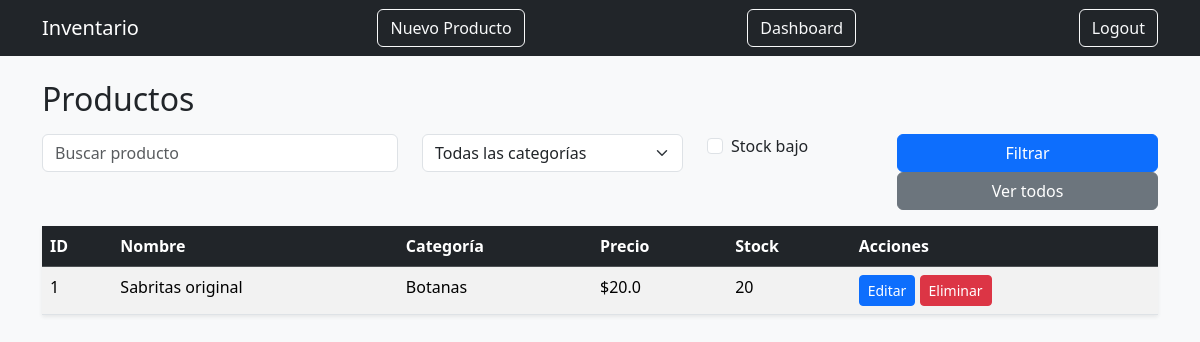
Before: /inventario (signed in) with the older database file.
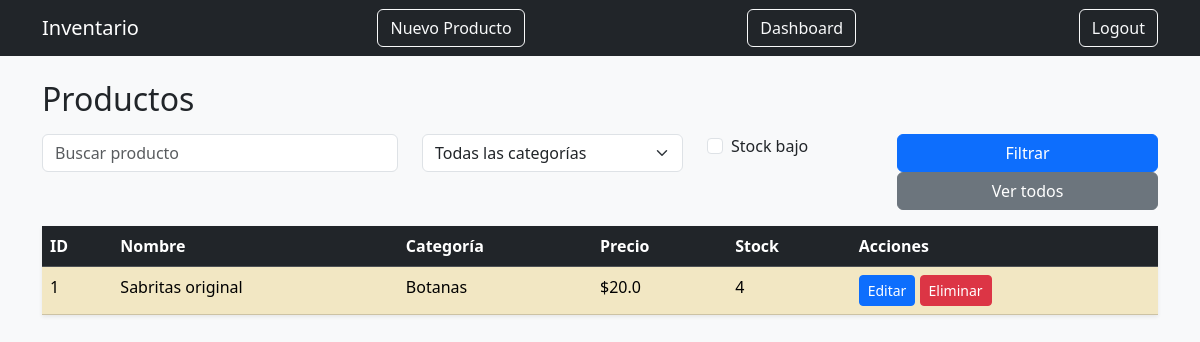
After: the same page with the newer database file.
### models.py (models this page shows)
class Producto(db.Model):
    id = db.Column(db.Integer, primary_key=True)
    nombre = db.Column(db.String(100), nullable=False)
    precio = db.Column(db.Float, nullable=False)
    cantidad = db.Column(db.Integer, nullable=False)
    descripcion = db.Column(db.String(200), nullable=True)
    categoria_id = db.Column(db.Integer, db.ForeignKey("categoria.id"), nullable=False)

class Categoria(db.Model):
    id = db.Column(db.Integer, primary_key=True)
    nombre = db.Column(db.String(100), nullable=False)
    productos = db.relationship("Producto", backref="categoria", lazy=True)

### app.py (the view)
@app.route("/inventario")
@login_required
def inventario():
    busqueda = request.args.get("busqueda")
    categoria_id = request.args.get("categoria")
    stock_bajo = request.args.get("stock_bajo")
    query = Producto.query
    if busqueda:
        query = query.filter(Producto.nombre.contains(busqueda))
    if categoria_id:
        query = query.filter(Producto.categoria_id == categoria_id)
    if stock_bajo:
        query = query.filter(Producto.cantidad < 5)
    productos = query.all()
    categorias = Categoria.query.all()
    return render_template("productos/listar.html", productos=productos, categorias=categorias)

### app.py (called while the page is built)
@login_manager.user_loader
def load_user(user_id):
    return User.query.get(int(user_id))

### templates/productos/listar.html (shortened to what this page needs)
{% extends "layout.html" %}
{% block content %}
<h2 class="mb-3">Productos</h2>
<form method="GET" class="row mb-3">
    <div class="col-md-4">
        <input type="text" name="busqueda" class="form-control" placeholder="Buscar producto" value="{{ request.args.get('busqueda', '') }}">
    </div>
    <div class="col-md-3">
        <select name="categoria" class="form-select">
            <option value="">Todas las categorías</option>
        </select>
    </div>
    <div class="col-md-2">
        <div class="form-check">
            <input class="form-check-input" type="checkbox" name="stock_bajo" value="1" {% if request.args.get('stock_bajo') %}checked{% endif %}>
            <label class="form-check-label">
                Stock bajo
            </label>
        </div>
    </div>
    <div class="col-md-3">
        <button type="submit" class="btn btn-primary w-100">Filtrar</button>
        <a href="{{ url_for('inventario') }}" class="btn btn-secondary w-100">
            Ver todos
        </a>
    </div>
</form>
<table class="table table-striped table-hover shadow-sm">
    <thead class="table-dark">
        <tr>
            <th>ID</th>
            <th>Nombre</th>
            <th>Categoría</th>
            <th>Precio</th>
            <th>Stock</th>
            <th>Acciones</th>
        </tr>
    </thead>
    <tbody>
        {% for producto in productos %}
        <tr class="{% if producto.cantidad < 5 %}table-warning{% endif %}">
            <td>{{ producto.id }}</td>
            <td>{{ producto.nombre }}</td>
            <td>{{ producto.categoria.nombre }}</td>
            <td>${{ producto.precio }}</td>
            <td>{{ producto.cantidad }}</td>
            <td>
                <a href="{{ url_for('editar_producto', id=producto.id) }}" class="btn btn-sm btn-primary">Editar</a>
                <form action="{{ url_for('eliminar_producto', id=producto.id) }}" method="POST" style="display:inline;">
                <button class="btn btn-sm btn-danger"
                    onclick="return confirm('¿Seguro que deseas eliminar este producto?')">Eliminar</button>
                </form>
            </td>
        </tr>
        {% endfor %}
    </tbody>
</table>
{% endblock %}

Changed rows visible on the page:
changed Producto "Sabritas original": cantidad "20" → "4"
